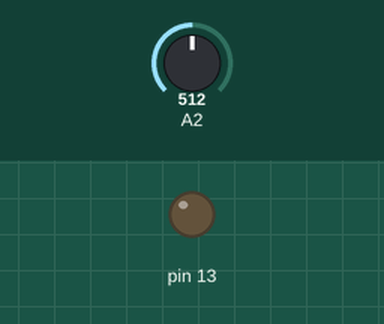
This program was run on a simulated Arduino Uno, built with avr-gcc and run on an emulated ATmega328P. Shown: output pins drawn as LEDs (lit = HIGH). Inputs (shaded band) come from the test bench; at power-on: A2 = 512.

Above: at 1.2 s.
1.3 s: A2 set to 974
2.8 s: A2 set to 1008
At 3.6 s:
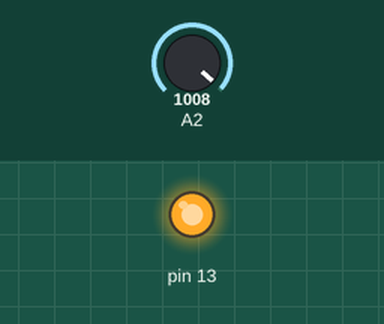
4.3 s: A2 set to 980
At 5.5 s:
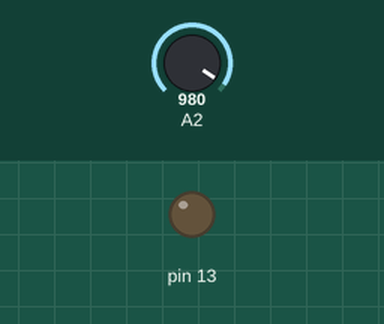
5.8 s: A2 set to 1000
At 7.0 s:
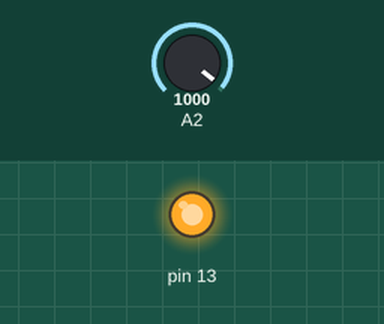
Timing chart, 0 to 8.3 s (numbered marks = the images above; inputs shaded):
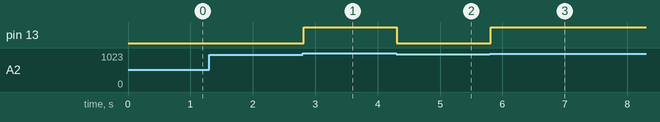

The program:

main.cpp
```cpp
//
// Created by Andreas Rosnes Bade on 2019-10-17.
//

#include "main.h"
```

main.h
```cpp
#include <Arduino.h>

void setup() {
    Serial.begin(115200);
    pinMode(2, INPUT);
    pinMode(13, OUTPUT);
}

void loop() {
    delay(20);
    digitalWrite(13, analogRead(2) > 990 ? 1 : 0);
}
```

Measured:
- the behaviour switches between 990 and 991 on A2 (found by bisection; images 0 and 1)
- after the input at 1.3 s, every drawn part: stays the same
- after the input at 2.8 s, pin 13: LOW → HIGH at once
- after the input at 4.3 s, pin 13: HIGH → LOW at once
- after the input at 5.8 s, pin 13: LOW → HIGH at once
